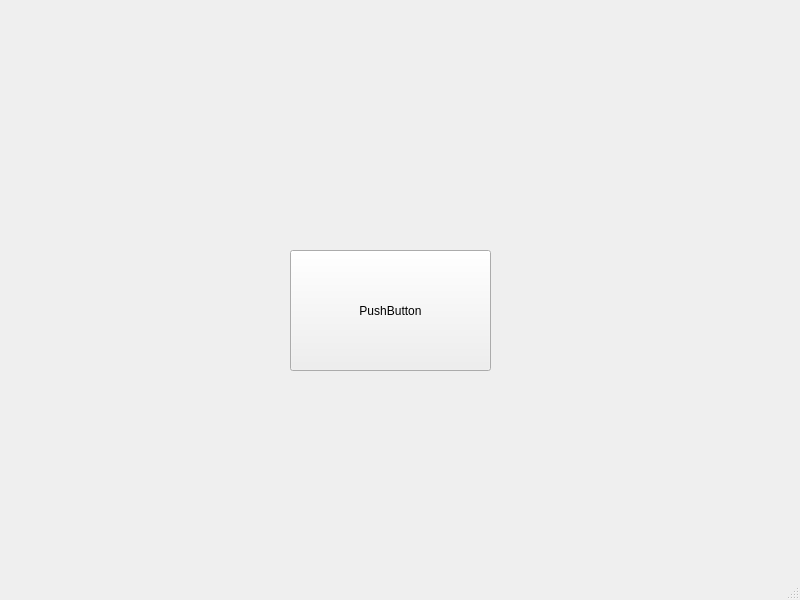
<?xml version="1.0" encoding="UTF-8"?>
<ui version="4.0">
 <class>MainWindow</class>
 <widget class="QMainWindow" name="MainWindow">
  <property name="geometry">
   <rect>
    <x>0</x>
    <y>0</y>
    <width>800</width>
    <height>600</height>
   </rect>
  </property>
  <property name="windowTitle">
   <string>MainWindow</string>
  </property>
  <widget class="QWidget" name="centralwidget">
   <widget class="QPushButton" name="pushButton">
    <property name="geometry">
     <rect>
      <x>290</x>
      <y>250</y>
      <width>201</width>
      <height>121</height>
     </rect>
    </property>
    <property name="text">
     <string>PushButton</string>
    </property>
   </widget>
  </widget>
  <widget class="QMenuBar" name="menubar">
   <property name="geometry">
    <rect>
     <x>0</x>
     <y>0</y>
     <width>800</width>
     <height>19</height>
    </rect>
   </property>
  </widget>
  <widget class="QStatusBar" name="statusbar"/>
 </widget>
 <resources/>
 <connections/>
</ui>
